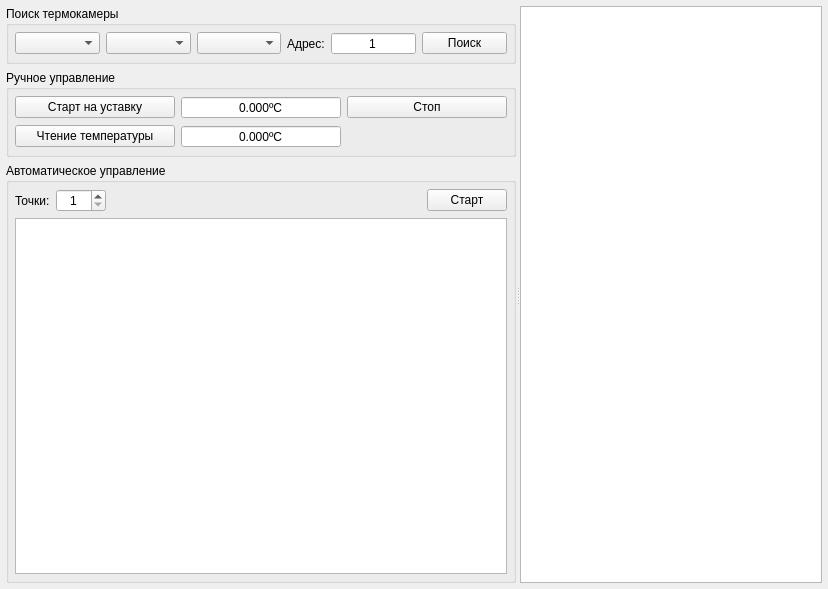
<?xml version="1.0" encoding="UTF-8"?>
<ui version="4.0">
 <class>ThermCtrl</class>
 <widget class="QWidget" name="ThermCtrl">
  <property name="geometry">
   <rect>
    <x>0</x>
    <y>0</y>
    <width>828</width>
    <height>589</height>
   </rect>
  </property>
  <property name="windowTitle">
   <string>Form</string>
  </property>
  <layout class="QVBoxLayout" name="verticalLayout_2">
   <property name="leftMargin">
    <number>6</number>
   </property>
   <property name="topMargin">
    <number>6</number>
   </property>
   <property name="rightMargin">
    <number>6</number>
   </property>
   <property name="bottomMargin">
    <number>6</number>
   </property>
   <item>
    <widget class="QSplitter" name="splitter">
     <property name="orientation">
      <enum>Qt::Horizontal</enum>
     </property>
     <widget class="QWidget" name="layoutWidget">
      <layout class="QVBoxLayout" name="verticalLayout">
       <item>
        <widget class="QGroupBox" name="grbxConnection">
         <property name="enabled">
          <bool>true</bool>
         </property>
         <property name="title">
          <string>Поиск термокамеры</string>
         </property>
         <layout class="QHBoxLayout" name="horizontalLayout">
          <property name="leftMargin">
           <number>6</number>
          </property>
          <property name="topMargin">
           <number>6</number>
          </property>
          <property name="rightMargin">
           <number>6</number>
          </property>
          <property name="bottomMargin">
           <number>6</number>
          </property>
          <item>
           <widget class="QComboBox" name="cbxPort"/>
          </item>
          <item>
           <widget class="QComboBox" name="cbxBaud"/>
          </item>
          <item>
           <widget class="QComboBox" name="cbxDevice"/>
          </item>
          <item>
           <widget class="QLabel" name="label">
            <property name="sizePolicy">
             <sizepolicy hsizetype="Maximum" vsizetype="Preferred">
              <horstretch>0</horstretch>
              <verstretch>0</verstretch>
             </sizepolicy>
            </property>
            <property name="text">
             <string>Адрес:</string>
            </property>
           </widget>
          </item>
          <item>
           <widget class="QSpinBox" name="sbxAddress">
            <property name="minimumSize">
             <size>
              <width>50</width>
              <height>0</height>
             </size>
            </property>
            <property name="alignment">
             <set>Qt::AlignCenter</set>
            </property>
            <property name="buttonSymbols">
             <enum>QAbstractSpinBox::NoButtons</enum>
            </property>
            <property name="minimum">
             <number>1</number>
            </property>
            <property name="maximum">
             <number>255</number>
            </property>
            <property name="singleStep">
             <number>1</number>
            </property>
           </widget>
          </item>
          <item>
           <widget class="QPushButton" name="pbFind">
            <property name="text">
             <string>Поиск</string>
            </property>
            <property name="icon">
             <iconset resource="rc.qrc">
              <normaloff>:/res/edit-find.svg</normaloff>:/res/edit-find.svg</iconset>
            </property>
           </widget>
          </item>
         </layout>
        </widget>
       </item>
       <item>
        <widget class="QGroupBox" name="grbxMan">
         <property name="enabled">
          <bool>true</bool>
         </property>
         <property name="title">
          <string>Ручное управление</string>
         </property>
         <layout class="QGridLayout" name="gridLayout">
          <property name="leftMargin">
           <number>6</number>
          </property>
          <property name="topMargin">
           <number>6</number>
          </property>
          <property name="rightMargin">
           <number>6</number>
          </property>
          <property name="bottomMargin">
           <number>6</number>
          </property>
          <item row="0" column="1">
           <widget class="DoubleSpinBox" name="dsbxSetPoint">
            <property name="alignment">
             <set>Qt::AlignCenter</set>
            </property>
            <property name="buttonSymbols">
             <enum>QAbstractSpinBox::NoButtons</enum>
            </property>
            <property name="suffix">
             <string>ºC</string>
            </property>
            <property name="decimals">
             <number>3</number>
            </property>
            <property name="minimum">
             <double>-999.000000000000000</double>
            </property>
            <property name="maximum">
             <double>999.000000000000000</double>
            </property>
           </widget>
          </item>
          <item row="0" column="0">
           <widget class="QPushButton" name="pbtnManStart">
            <property name="text">
             <string>Старт на уставку</string>
            </property>
            <property name="icon">
             <iconset resource="rc.qrc">
              <normaloff>:/res/media-playback-start.svg</normaloff>:/res/media-playback-start.svg</iconset>
            </property>
            <property name="checkable">
             <bool>false</bool>
            </property>
           </widget>
          </item>
          <item row="1" column="0">
           <widget class="QPushButton" name="pbtnManReadTemp">
            <property name="text">
             <string>Чтение температуры</string>
            </property>
            <property name="icon">
             <iconset resource="rc.qrc">
              <normaloff>:/res/media-record.svg</normaloff>:/res/media-record.svg</iconset>
            </property>
           </widget>
          </item>
          <item row="1" column="1">
           <widget class="QDoubleSpinBox" name="dsbxReadTemp">
            <property name="alignment">
             <set>Qt::AlignCenter</set>
            </property>
            <property name="readOnly">
             <bool>true</bool>
            </property>
            <property name="buttonSymbols">
             <enum>QAbstractSpinBox::NoButtons</enum>
            </property>
            <property name="suffix">
             <string>ºC</string>
            </property>
            <property name="decimals">
             <number>3</number>
            </property>
            <property name="minimum">
             <double>-999.000000000000000</double>
            </property>
            <property name="maximum">
             <double>999.000000000000000</double>
            </property>
           </widget>
          </item>
          <item row="0" column="2">
           <widget class="QPushButton" name="pbtnManStop">
            <property name="text">
             <string>Стоп</string>
            </property>
            <property name="icon">
             <iconset resource="rc.qrc">
              <normaloff>:/res/media-playback-stop.svg</normaloff>:/res/media-playback-stop.svg</iconset>
            </property>
           </widget>
          </item>
         </layout>
        </widget>
       </item>
       <item>
        <widget class="QGroupBox" name="grbxAuto">
         <property name="enabled">
          <bool>true</bool>
         </property>
         <property name="title">
          <string>Автоматическое управление</string>
         </property>
         <layout class="QGridLayout" name="gridLayout_2" rowstretch="0,1">
          <property name="leftMargin">
           <number>6</number>
          </property>
          <property name="topMargin">
           <number>6</number>
          </property>
          <property name="rightMargin">
           <number>6</number>
          </property>
          <property name="bottomMargin">
           <number>6</number>
          </property>
          <item row="0" column="0">
           <widget class="QLabel" name="label_2">
            <property name="text">
             <string>Точки:</string>
            </property>
           </widget>
          </item>
          <item row="0" column="1">
           <widget class="QSpinBox" name="sbxPoints">
            <property name="minimumSize">
             <size>
              <width>50</width>
              <height>0</height>
             </size>
            </property>
            <property name="alignment">
             <set>Qt::AlignCenter</set>
            </property>
            <property name="minimum">
             <number>1</number>
            </property>
            <property name="maximum">
             <number>100</number>
            </property>
           </widget>
          </item>
          <item row="0" column="2">
           <spacer name="horizontalSpacer">
            <property name="orientation">
             <enum>Qt::Horizontal</enum>
            </property>
            <property name="sizeHint" stdset="0">
             <size>
              <width>40</width>
              <height>20</height>
             </size>
            </property>
           </spacer>
          </item>
          <item row="0" column="3">
           <widget class="QPushButton" name="pbtnAutoStartStop">
            <property name="text">
             <string>Старт</string>
            </property>
            <property name="icon">
             <iconset resource="rc.qrc">
              <normaloff>:/res/media-playback-start.svg</normaloff>:/res/media-playback-start.svg</iconset>
            </property>
            <property name="checkable">
             <bool>true</bool>
            </property>
           </widget>
          </item>
          <item row="1" column="0" colspan="4">
           <widget class="QTableView" name="twPoints"/>
          </item>
         </layout>
        </widget>
       </item>
      </layout>
     </widget>
     <widget class="ChartView" name="chartView"/>
    </widget>
   </item>
  </layout>
 </widget>
 <customwidgets>
  <customwidget>
   <class>ChartView</class>
   <extends>QGraphicsView</extends>
   <header>chartview.h</header>
  </customwidget>
  <customwidget>
   <class>DoubleSpinBox</class>
   <extends>QDoubleSpinBox</extends>
   <header>doublespinbox.h</header>
  </customwidget>
 </customwidgets>
 <resources>
  <include location="rc.qrc"/>
 </resources>
 <connections/>
</ui>
